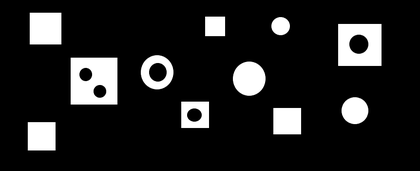
%> input picture Task 4 _IP  ( Morpological )/test.png, 420 x 171 px, shrunk from 862 x 350 before the run
$ octave --eval "count_objects;"   (GNU Octave 9; MATLAB toolbox functions it lacks are replaced by stand-ins)
%> lines starting %> are read from the running program, lines starting %| are printed output that depends on the picture; in (x1, y1, x2, y2) boxes, pixels count from 0 and x2, y2 are one past the last pixel; in counts of white or black regions, pixels touching at a corner belong together; the program's own positions count from 1
function count_objects()
%UNTITLED2 Summary of this function goes here
I = imread('test.png');
%> I is the input picture: size 171x420x3 uint8; min 0, max 255, mean 33
imshow(I);
% Fraction of white pixels
[h,w,~] = size(I);
%> h = 171; w = 420
white_per = 0;
black_per = 0;
for R=1:h
    for C=1:w
        if I(R,C) ~= 0
            white_per = white_per + 1;
        else
            black_per = black_per + 1;
        end
    end
end
%> after the loop, black_per = 60115; white_per = 11705
White_fraction = (white_per * 100) / (white_per + black_per);
%> White_fraction = 16.3
fprintf('\t (a) Fraction of White pixels = %.4f %% \n',White_fraction);
%| 	 (a) Fraction of White pixels = 16.2977 %
% Covert image to gray scale
I = rgb2gray(I);
%> I: size 171x420 uint8
I = im2bw(I,0.01);
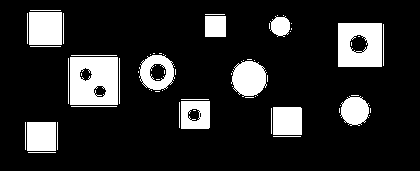
%> I: size 171x420 logical; 15.4% white; 65 white regions (37 under 20 px)
[L ,~] = bwlabel(I);
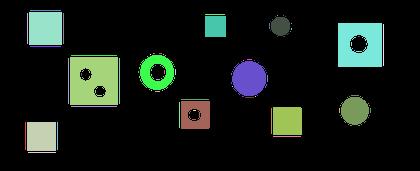
%> L: size 171x420 double; 66 distinct labels, from 0 to 65; one colour per label, 0 black
% stats = regionprops('table',L,'Centroid','MajorAxisLength','MinorAxisLength');
stats1 = regionprops (L,'EulerNumber' , 'ConvexArea' , 'Perimeter' , 'BoundingBox');
%> stats1 = 65 regions; largest, box (x1, y1, x2, y2), EulerNumber, ConvexArea and Perimeter: (70, 57, 118, 105) -6 2304 183.9, (338, 23, 382, 67) -6 1936 168.2, (231, 61, 267, 97) -10 1074 149.2, (139, 55, 175, 90) -14 1064 154.9, (29, 12, 62, 45) 1 1089 125.1
% diameters = mean([stats.MajorAxisLength stats.MinorAxisLength],2);
% radii = diameters/2;
se = strel('disk',double(2));
ss = imerode(I,se);
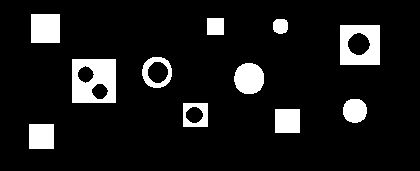
%> ss: size 171x420 logical; 10.3% white; 11 white regions, largest, box (x1, y1, x2, y2) and area: (72, 59, 116, 103) 1576, (340, 25, 380, 65) 1240, (31, 14, 60, 43) 841
[~ , num] = bwlabel(ss);
%> num = 11
fprintf('\t (b) Number of objects in image = %.0f \n',num);
%| 	 (b) Number of objects in image = 11
% 0 --> only one hole , -1 --> two holes , 1 --> no holes
obj_no_holes = 0;
num_holes = 0;
for R=1:num
    if ([stats1(R).EulerNumber] == 1)
        obj_no_holes = obj_no_holes + 1;
    end
    if ([stats1(R).EulerNumber] == 0)
        num_holes = num_holes + 1;
    end
    if ([stats1(R).EulerNumber] == -1)
        num_holes = num_holes + 2;
    end
end
%> this loop made 11 passes
%> after the loop, num_holes = 0
fprintf('\t (c) Number of Holes in image = %.0f \n',num_holes);
%| 	 (c) Number of Holes in image = 0
fprintf('\t (d) Number of objects That have holes = %.0f \n',num - obj_no_holes);
%| 	 (d) Number of objects That have holes = 1

%I2 = imfill(ss,'holes');
% figure,imshow(I2);

num_circles = 0;

for R=1:num
% [8 lines of commented-out code are left out]
        circularity = (stats1(R).Perimeter .^ 2) ./ (4 * pi * stats1(R).ConvexArea);
        if (circularity < 1.1)
            num_circles = num_circles + 1;
            if ([stats1(R).EulerNumber] == 1)
                bb = stats1(R).BoundingBox;
                rectangle('position',bb,'edgecolor','y','linewidth',3);
            end
        else
            if ([stats1(R).EulerNumber] < 1)
                bb = stats1(R).BoundingBox;
                rectangle('position',bb,'edgecolor','b','linewidth',3);
            end
        end
end
%> this loop made 11 passes
%> (circularity, bb) on pass 11: (1.17, [70.5 57.5 48 48])
%> circularity on passes 1 to 6: 7.96, 8.88, 1.13, 7.96, 1.14, 8.88
%> after the loop, num_circles = 0
fprintf('\t (d) Number of Squares = %.0f \n',num - num_circles);
%| 	 (d) Number of Squares = 11
fprintf('\t (g) Number of Circles = %.0f \n',num_circles);
%| 	 (g) Number of Circles = 0
%> `count_objects;`:
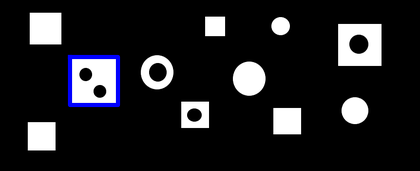
%> figure redrawn from the program's plot data


% (a) What fraction of the image pixels is white?
% (b) How many objects are in the image?
% (c) How many holes are in the image?
% (d) How many objects have one or more holes?

% (e) How many square objects are in the image?
% (f) Identify the square objects that have holes.
% (g) Identify the circular objects that have no holes.

end

$ run again, with Task 4 _IP  ( Morpological )/morph.png copied over Task 4 _IP  ( Morpological )/test.png
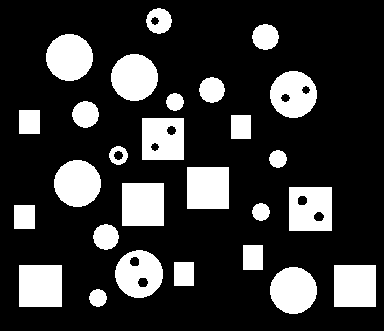
%> input picture Task 4 _IP  ( Morpological )/morph.png, 384 x 331 px
%> in count_objects, I is the input picture: size 331x384x3 uint8; 21.3% white; 27 white regions, largest, box (x1, y1, x2, y2) and area: (122, 183, 164, 226) 1806, (19, 265, 62, 307) 1806, (187, 167, 229, 209) 1764
%> after the loop in count_objects, `for R=1:h`: black_per = 100093; white_per = 27011
%> White_fraction = 21.25
%| 	 (a) Fraction of White pixels = 21.2511 %
%> in count_objects, `[L ,~] = bwlabel(I);`:
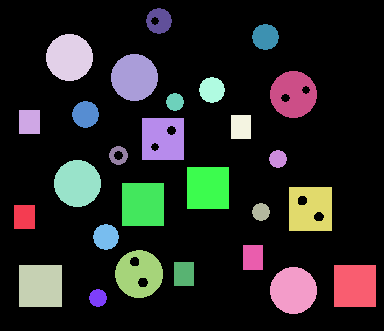
%> L: size 331x384 double; 28 distinct labels, from 0 to 27; one colour per label, 0 black
%> stats1 = 27 regions; largest, box (x1, y1, x2, y2), EulerNumber, ConvexArea and Perimeter: (115, 250, 163, 298) -1 1828 147.4, (46, 34, 93, 81) 1 1765 145, (54, 160, 101, 207) 1 1765 145, (111, 54, 158, 101) 1 1765 145, (270, 71, 317, 118) -1 1765 145
%> ss: size 331x384 logical; 16.5% white; 27 white regions, largest, box (x1, y1, x2, y2) and area: (124, 185, 162, 224) 1482, (21, 267, 60, 305) 1482, (48, 36, 91, 79) 1465
%> num = 27
%| 	 (b) Number of objects in image = 27
%> the loop in count_objects, `for R=1:num` made 27 passes
%> num_holes on passes 9, 11, 13, 14, 24, 26: 1, 3, 5, 6, 8, 10
%| 	 (c) Number of Holes in image = 10
%| 	 (d) Number of objects That have holes = 6
%> the loop in count_objects, `for R=1:num` made 27 passes
%> (circularity, bb) on passes 4, 5, 6, 7, 8, 10, 13, 15: (0.947, [46.5 34.5 47 47]), (0.947, [54.5 160.5 47 47]), (0.914, [72.5 101.5 27 27]), (0.886, [89.5 289.5 18 18]), (0.916, [93.5 224.5 26 26]), (0.947, [111.5 54.5 47 47]), (1.16, [142.5 118.5 42 42]), (0.886, [166.5 93.5 18 18])
%| 	 (d) Number of Squares = 11
%| 	 (g) Number of Circles = 16
%> `count_objects;`:
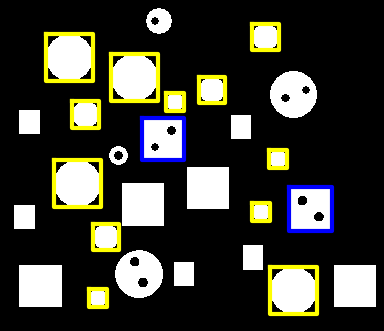
%> figure redrawn from the program's plot data
